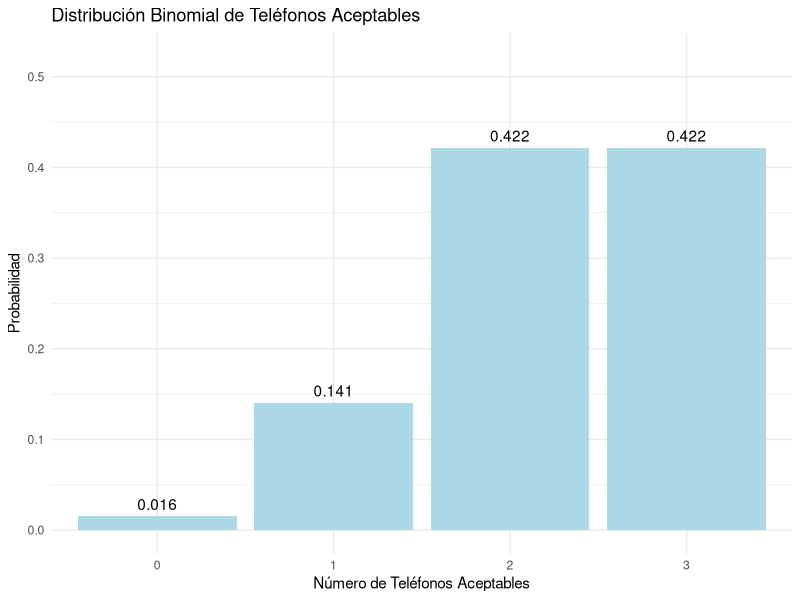
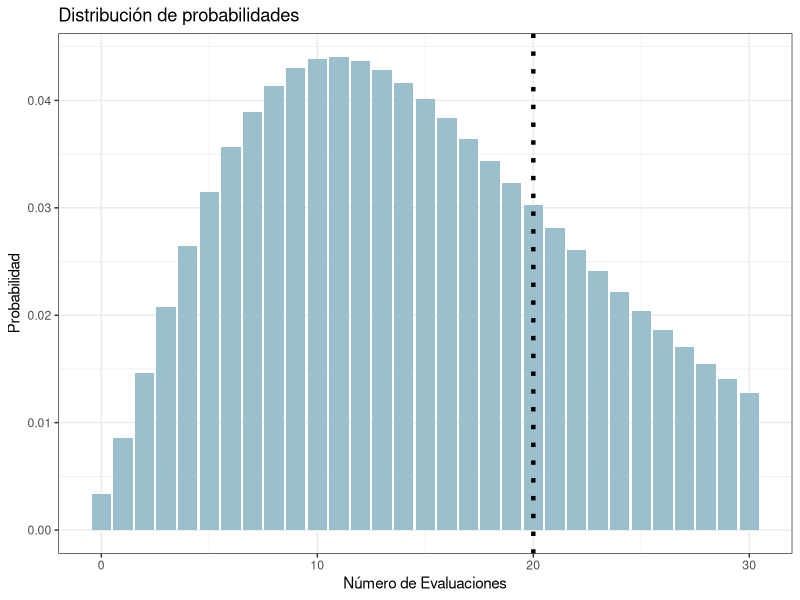
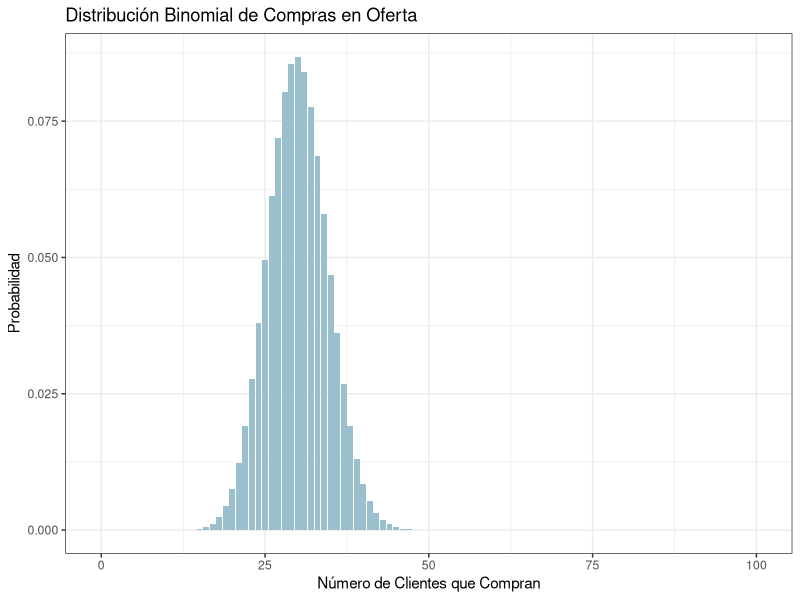
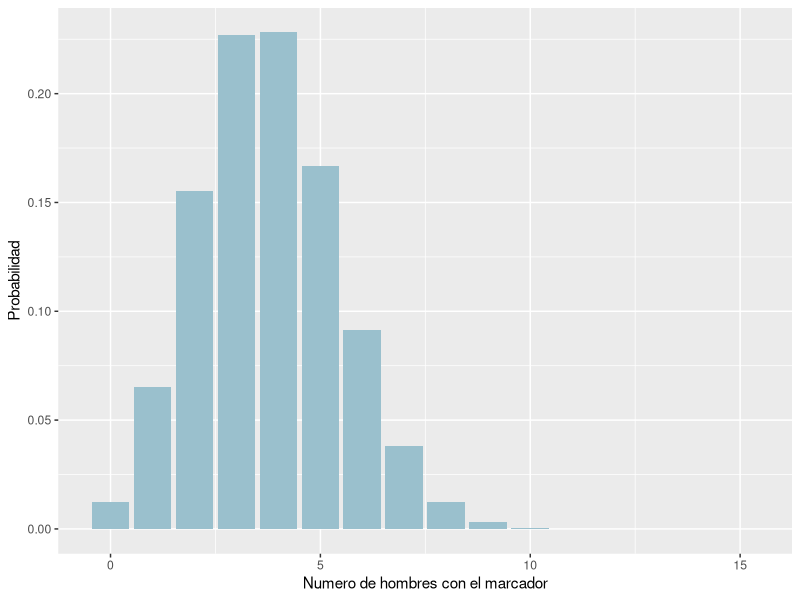

The R script that drew these images, in order:
## ---- chunk 1
knitr::opts_chunk$set(echo = TRUE)
library(ggplot2)

## ---- chunk 2

# Parametros de la distribución binomial
n = 3  # número de ensayos
p = 0.75  # probabilidad de éxito

#calculamos para cada valor
k_valores = 0:n
valores = dbinom(k_valores, size=n, prob=p)

print(paste("Funcion de probabilidad de masa, resultado:",valores))

# Creando un data.frame con los resultados
datos = data.frame(k_valores, valores)

print(datos)

## ---- chunk 3
# Creando la gráfica

grafico = ggplot(data=datos, aes(x=as.factor(k_valores), y=valores))
grafico = grafico + geom_col(fill="lightblue")
grafico = grafico + labs(title="Distribución Binomial de Teléfonos Aceptables",
                         x="Número de Teléfonos Aceptables",
                         y="Probabilidad")
grafico = grafico + theme_minimal()
grafico = grafico + geom_text(aes(label=sprintf("%.3f", valores)), vjust=-0.5)
grafico = grafico + ylim(0, max(valores) + 0.1)

# Mostrando el gráfico
print(grafico)

## ---- chunk 4
# Cálculo usando dnbinom
p = 0.15  # Probabilidad de éxito
r = 3     # Número de éxitos deseados
Prob6 = 1 - pnbinom(q=2, size=r, prob=p)

print(paste("La probabilidad es de:",Prob6))


## ---- chunk 5
#Calculamos la esperanza.
Esperanza = r/p

print(paste("La cantidad de casos necesarios para encontrar 3 personas serían:", Esperanza))


## ---- chunk 6

evaluaciones = seq(0,30)
distribucion = dnbinom(x = evaluaciones , size = r , prob = p)

datos = data.frame(evaluaciones,distribucion)

# Crear el gráfico
grafico = ggplot(data=datos, aes(x=evaluaciones, y=distribucion))
grafico = grafico + geom_bar(stat="identity", fill="lightblue3")
grafico = grafico + theme_bw() + ggtitle("Distribución de probabilidades")
grafico = grafico + xlab("Número de Evaluaciones") + ylab("Probabilidad")
grafico = grafico + geom_vline(xintercept=20, linetype="dotted", color="black", linewidth=1.5)

print(grafico)

## ---- chunk 7
N2 = 100
P2 = 0.30
K2 = 25

Prob = dbinom(K2, size = N2 , prob = P2)

print(paste("La probabilidad de que exactamente 25 de 100 clientes realicen una compra es:"
            , Prob))
## ---- chunk 8
K3 = 40

P_menor40 = 0
for (i in 0:K3) {
  P_menor40 = P_menor40 + dbinom(i, size = N2,prob = P2)
}
p_final = 1- P_menor40

print(paste("La probabilidad de que compren despúes de ver un producto es de:",p_final))

## ---- chunk 9

N_esperado = N2 * P2

print(paste("El número esperado de clientes es de: ",N_esperado))


## ---- chunk 10

# Cargar librería
library(ggplot2)

# Definir parametros
n=100  # Numero total de ensayos (clientes)
p=0.30 # Probabilidad de exito (realizar una compra)

# Crear una secuencia de posibles éxitos
clientes=seq(0, n)

# Calcular las probabilidades binomiales
probabilidades=dbinom(x = clientes, size = n, prob = p)

# Crear un dataframe con los datos
datos=data.frame(clientes, probabilidades)

# Crear el gráfico
grafico=ggplot(data = datos, aes(x = clientes, y = probabilidades))
grafico=grafico + geom_bar(stat = "identity", fill = "lightblue3")
grafico=grafico + theme_bw() + ggtitle("Distribución Binomial de Compras en Oferta")
grafico=grafico + xlab("Número de Clientes que Compran") + ylab("Probabilidad")

# Mostrar el grafico
print(grafico)


## ---- chunk 11
N = 600
K = 150
n = 15
k = 2

Prob2 = dhyper(k, K, N-K, n)

print(paste(Prob2))
## ---- chunk 12
ProbMenos2 = sum(dhyper(0:k, K, N-K, n))
ProbMas2 = 1 - ProbMenos2

print(paste(ProbMas2))
## ---- chunk 13
Hombres = seq(0, n)
probHombres = dhyper(Hombres, K, N-K, n)

datosHombres = data.frame(Hombres, probHombres)

grafico = ggplot(data = datosHombres, aes(x = Hombres, y = probHombres))
grafico = grafico + geom_bar(stat = "identity", fill = "lightblue3")
grafico = grafico + xlab("Numero de hombres con el marcador") + ylab("Probabilidad")

print(grafico)
## ---- chunk 14

#Usando poisson para calcular.

T = 1 #Tiempo
lambda = 6 #Llamadas por hora
x = 3  

#Calculamos usando poisson
Calc_poisson = (exp(-lambda * T) * (lambda * T)^x )/factorial(x)

paste(Calc_poisson)


## ---- chunk 15

Y = 5
P_total = 0

for (i in 0:Y) {
  P_total = P_total + ((exp(-lambda * T) * (lambda * T)^i )/factorial(i))
  
}

print(paste("La probabilidad de que haya cinco llamadas o menos en una hora es de: ", P_total))
